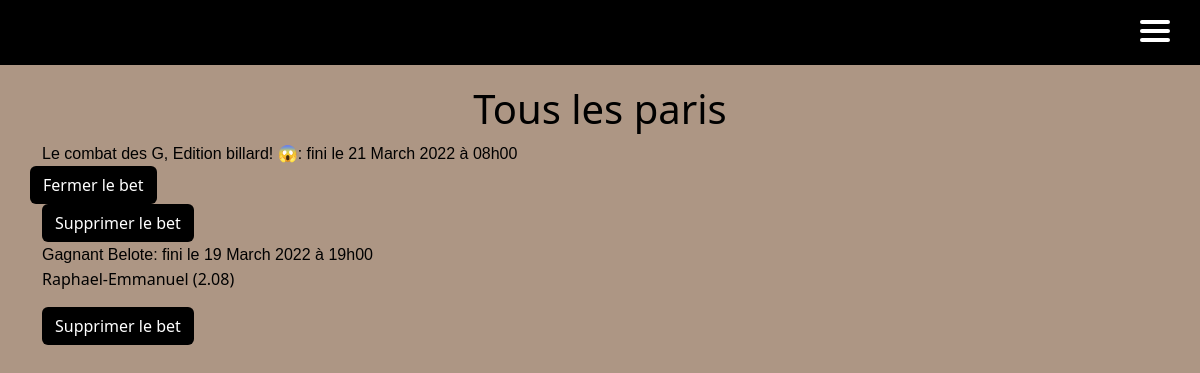
The app's page /staff/betSuperUser/ (signed in), older data.
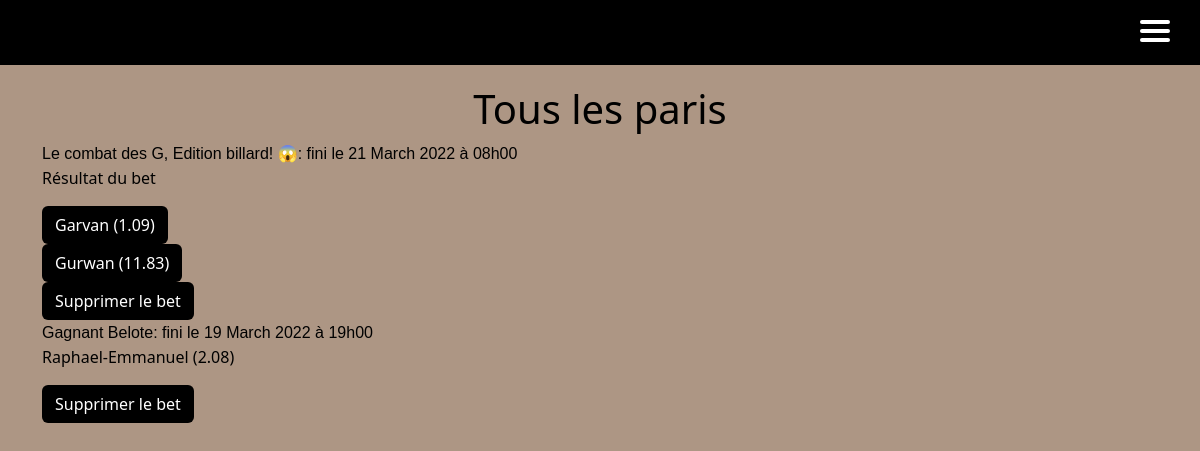
The same page, newer data.
### main_app/models.py (models this page shows)
class Bets(models.Model):
    id = models.AutoField(primary_key=True, unique=True)
    bet_name = models.CharField(max_length=256, unique=True)
    win_rate = models.DecimalField(max_digits=4, decimal_places=2, default=2.00)
    win_vote = models.IntegerField(default=0)
    win_gains = models.DecimalField(max_digits=12, decimal_places=2, default=1.00)
    win_name = models.CharField(max_length=128, null=False, default="Oui")
    lose_rate = models.DecimalField(max_digits=4, decimal_places=2, default=2.00)
    lose_vote = models.IntegerField(default=0)
    lose_gains = models.DecimalField(max_digits=12, decimal_places=2, default=1.00)
    lose_name = models.CharField(max_length=128, null=False, default="Non")
    created = models.DateTimeField(auto_now_add=True)
    ended = models.DateTimeField(help_text='YYYY-MM-DD HH:MM:SS')
    visible = models.BooleanField(default=False)
    closed_bet = models.BooleanField(default=False)
    RESULT = (
        ('W', 'Win'),
        ('L', 'Lose')
    )
    result = models.CharField(max_length=1, choices=RESULT, blank=False)

### main_app/views.py (the view)
# urls.py: path("staff/betSuperUser/", views.suBets, name="suBets"),
def suBets(request):
    try:
        user = User.objects.get(pk=request.user.id)
    except User.DoesNotExist:
        user = None
    if user is not None:
        bets = Bets.objects.all()
        return render(request, "bets/suBets.html", {"user": user, "bets": bets})
    else:
        messages.error(request, "Vous devez être connecté")

### templates/bets/suBets.html (shortened to what this page needs)
{% extends 'main.html' %}
{% block content %}
{% load bootstrap5 %}
{% bootstrap_css %}
{% include 'nav.html' %}
{% if user.is_superuser %}
    <div class="container">
        <h1 style="text-align: center; margin-top:20px">Tous les paris</h1>
        {% for bet in bets %}
            <a style="font-family: Arial,sans-serif" href="{% url "suCheckBet" id_bet=bet.id %}">
                {{ bet.bet_name }}: fini le {{bet.ended | date:"d"}} {{bet.ended  | date:"F"}} {{bet.ended  | date:"o"}} à {{bet.ended | date:"H"}}h{{bet.ended | date:"i"}}
            </a>
            {% if not bet.closed_bet %}
                <div>
                    <a class="row btn" style="background-color: black; color:white" href="{% url "closeBet" id_bet=bet.id %}" id="closeBet{{ bet.id }}">
                        Fermer le bet
                    </a>
                </div>
            {% else %}
                {% if bet.result %}
                    {% if bet.result == "W" %}
                        <p>{{ bet.win_name }} ({{ bet.win_rate }})</p>
                    {% else %}
                        <p>{{ bet.lose_name }} ({{ bet.lose_rate }})</p>
                    {% endif %}
                {% else %}
                    <p>Résultat du bet</p>
                    <div>
                        <a class="col btn" style="background-color: black; color:white" href="{% url "sendBetsKalxcoins" id_bet=bet.id result_bet='W' %}" id="sendBetsKalxcoins{{ bet.id }}">
                            {{ bet.win_name }} ({{ bet.win_rate }})
                        </a>
                    </div>
                    <div>
                        <a class="col btn" style="background-color: black; color:white" href="{% url "sendBetsKalxcoins" id_bet=bet.id result_bet='L' %}" id="sendBetsKalxcoins{{ bet.id }}">
                            {{ bet.lose_name }} ({{ bet.lose_rate }})
                        </a>
                    </div>
                {% endif %}
            {% endif %}
            <div>
                <a class="col btn" style="background-color: black; color:white" href="{% url "deleteBet" id_bet=bet.id %}" id="deleteBet{{ bet.id }}">
                    Supprimer le bet
                </a>
            </div>
        {% endfor %}
    </div>
{% endif %}
{% endblock %}

Row changes from the older to the newer data that the page shows:
changed Bets "Le combat des G, Edition billard! 😱": win_name (not shown) → "Garvan"; win_rate (not shown) → "1.09"; lose_name (not shown) → "Gurwan"; lose_rate (not shown) → "11.83"; closed_bet "Fermer le bet" → "Résultat du bet ( ) ( )"
